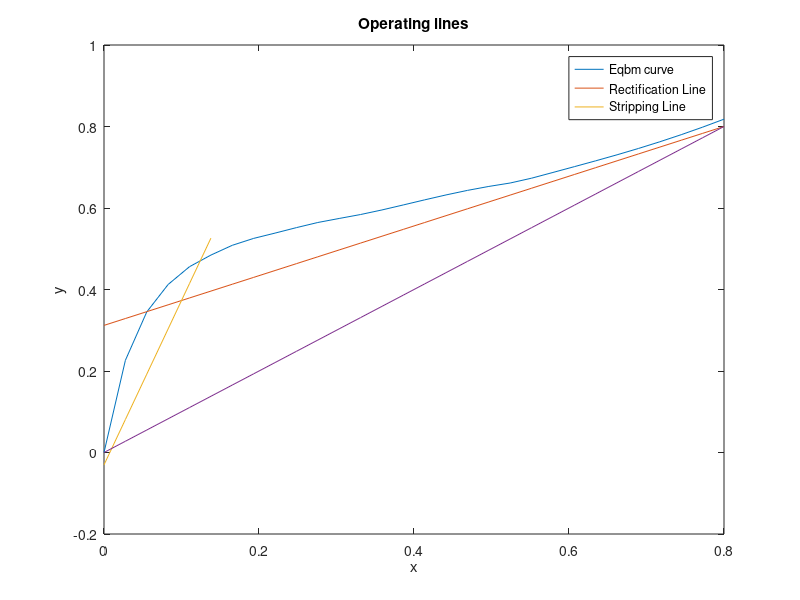
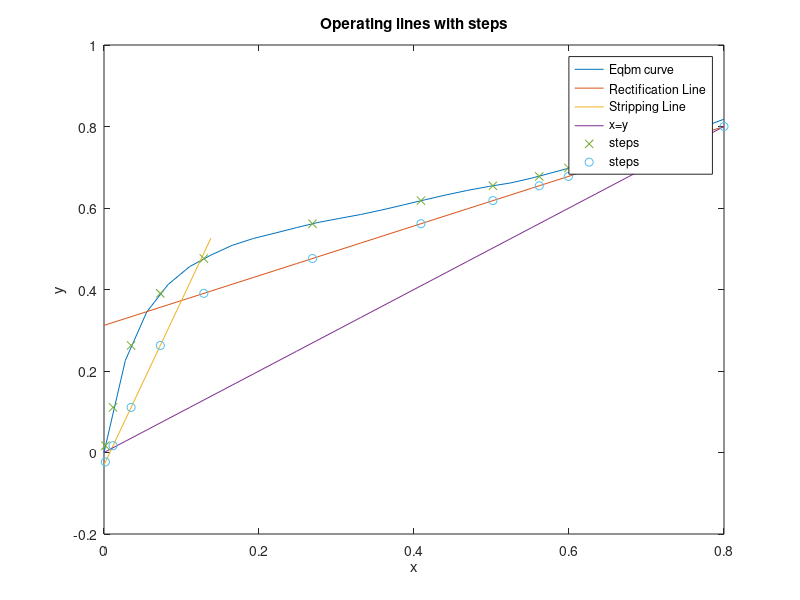

These figures' MATLAB source, in order: (Note: this script raises an error after producing the figures.)
clear; close all;
%Given data
xeqbm = [0,0.019,0.0721,0.0966,0.1238,0.1661,0.2337,0.2608,0.3273,0.3965,0.5079,0.5198,0.5732,0.6763,0.7472,0.8943];
yeqbm = [0,0.17,0.3891,0.4375,0.4704,0.5089,0.5445,0.558,0.5826,0.6122,0.6564,0.6599,0.6841,0.7385,0.7815,0.8943];
pp = spline(xeqbm,yeqbm);
xD = 0.8;
xB = 0.01;
zF = 0.1;

%Rmin evaluation
m_min = (0.8-ppval(pp,0.1))/(0.8-0.1);
Rmin = m_min/(-m_min+1);
R = 1.5*Rmin;
OL = @(x) (R/(R+1).*(x-0.8)+0.8);
ycoord = OL(0.1);
x = linspace(0,0.8,30);
%Getting stripping section operating line
m_s = (ycoord-0.01)/(0.1-0.01);
SL = @(x)(m_s.*(x-0.01) + 0.01);
figure();
plot(x,ppval(pp,x),x,OL(x),x(1:6),SL(x(1:6)),x,x);
title('Operating lines');
legend('Eqbm curve','Rectification Line','Stripping Line');
xlabel('x');
ylabel('y');
%Stepping process
i=0;%Step counter
y = xD;
PP = spline(yeqbm,xeqbm);
xcoords = zeros(1,7);
ycoords = zeros(1,7);
xcoords2 = zeros(1,8);
ycoords2 = zeros(1,8);
xcoords2(1)= xD;
ycoords2(1) = xD;
while y >= 0.01
    i = i + 1;
    x = ppval(PP,y);
    xcoords(i) = x;
    xcoords2(i+1)=x;
    ycoords(i) = y;
    if x > 0.1
        y = OL(x);
    else
        y = SL(x);
    end
    ycoords2(i+1) = y;
end
%Plotting the steps
x = linspace(0,0.8,30);
figure();
plot(x,ppval(pp,x),x,OL(x),x(1:6),SL(x(1:6)),x,x);
title('Operating lines with steps');
xlabel('x');
ylabel('y');
hold on;
plot(xcoords,ycoords,'x',xcoords2,ycoords2,'o');
lgd = legend('Eqbm curve','Rectification Line','Stripping Line','x=y','steps','steps');
lgd.Location = 'northwest';
hold off;
%Part b
%choose (x,y) along the RL, get y*; evaluate 1/(y*-y) & integrate
x_above = linspace(0.10,0.8,30);
y_star_above = ppval(pp,x_above);
y_above = OL(x_above);
f_above = 1./(y_star_above-y_above);
NTU_above = trapz(y_above,f_above);
%P. reboiler conundrum-1
x_below = 0.01:0.005:0.1;
y_star_below = ppval(pp,x_below);
y_below = SL(x_below);
f_below = 1./(y_star_below-y_below);
NTU_below = trapz(y_below,f_below);
%Evaluating x,y at the tray just before the partial reboiler
y_start = ppval(pp,xB);
fun = @(x)(SL(x)-0.098);
x_start = fsolve(fun,0);
%choose (x,y) along the SL, get y*; evaluate 1/(y*-y) & integrate
x_below2 = linspace(x_start,zF,30);
y_star_below2 = ppval(pp,x_below2);
y_below2 = SL(x_below2);
f_below2 = 1./(y_star_below2-y_below2);
NTU_below2 = trapz(y_below2,f_below2);

